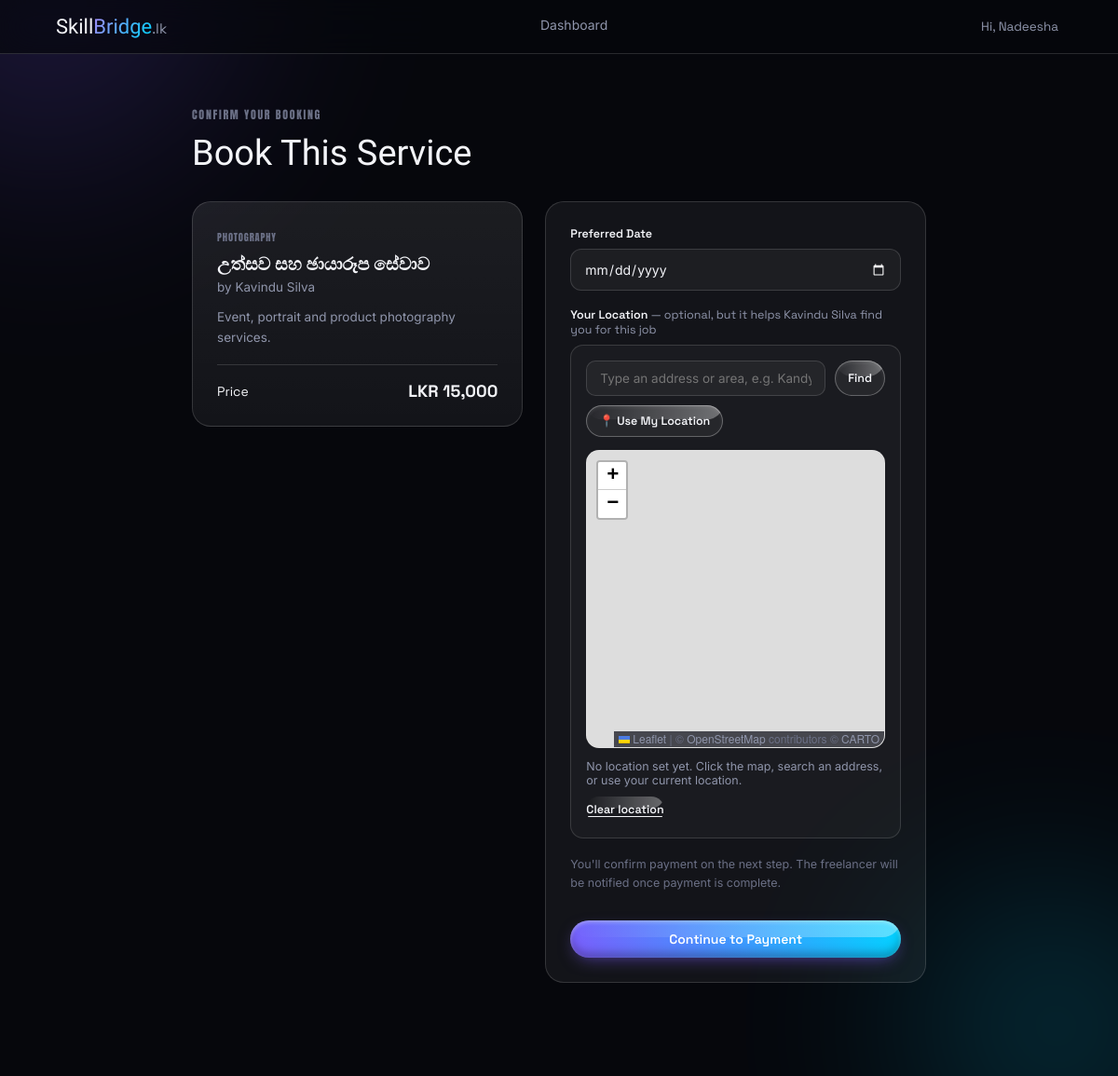
Page /sinhala/booking.php?service=2 (signed in) on the committed database.
### tables this page shows
CREATE TABLE `services` (
  `service_id` int(10) UNSIGNED NOT NULL,
  `profile_id` int(10) UNSIGNED NOT NULL,
  `category_id` int(10) UNSIGNED NOT NULL,
  `title` varchar(150) NOT NULL,
  `language` enum('tamil','english','sinhala') NOT NULL DEFAULT 'english',
  `price` decimal(10,2) NOT NULL,
  `description` text DEFAULT NULL,
  `is_active` tinyint(1) NOT NULL DEFAULT 1,
  `created_at` timestamp NOT NULL DEFAULT current_timestamp(),
  `updated_at` timestamp NOT NULL DEFAULT current_timestamp() ON UPDATE current_timestamp()
);

CREATE TABLE `categories` (
  `category_id` int(10) UNSIGNED NOT NULL,
  `category_key` varchar(60) NOT NULL,
  `category_name` varchar(100) NOT NULL
);

CREATE TABLE `users` (
  `user_id` int(10) UNSIGNED NOT NULL,
  `full_name` varchar(120) NOT NULL,
  `email` varchar(150) NOT NULL,
  `password_hash` varchar(255) NOT NULL,
  `role` enum('freelancer','client','admin') NOT NULL,
  `language_pref` enum('tamil','english','sinhala') NOT NULL DEFAULT 'english',
  `phone` varchar(20) DEFAULT NULL,
  `last_seen` timestamp NULL DEFAULT NULL,
  `photo_path` varchar(255) DEFAULT NULL,
  `is_active` tinyint(1) NOT NULL DEFAULT 1,
  `created_at` timestamp NOT NULL DEFAULT current_timestamp(),
  `updated_at` timestamp NOT NULL DEFAULT current_timestamp() ON UPDATE current_timestamp()
);

### sinhala/booking.php (the view, shortened to what this page needs)
<?php
require_once __DIR__ . '/session.php';
$dashboardHref = match ($_SESSION['role'] ?? '') {
    'freelancer' => 'dashboard.php',
    'admin'      => 'admin-dashboard.php',
    default      => 'client-dashboard.php',
};
$serviceId = (int) ($_GET['service'] ?? 0);
$service = null;
$dbError = false;
$dbErrorDetail = '';
try {
    $stmt = $pdo->prepare("
        SELECT s.service_id, s.title, s.price, s.description,
               fp.profile_id, u.user_id AS freelancer_user_id, u.full_name AS freelancer_name,
               c.category_name
        FROM services s
        JOIN freelancer_profiles fp ON s.profile_id = fp.profile_id
        JOIN users u                ON fp.user_id = u.user_id
        JOIN categories c           ON s.category_id = c.category_id
        WHERE s.service_id = :service_id AND s.is_active = 1
        LIMIT 1
    ");
    $stmt->execute(['service_id' => $serviceId]);
    $service = $stmt->fetch() ?: null;
} catch (PDOException $e) {
    error_log('SkillBridge booking.php error: ' . $e->getMessage());
    $dbError = true;
    $dbErrorDetail = $e->getMessage();
}
$isOwnService = $service && (int) $service['freelancer_user_id'] === (int) $_SESSION['user_id'];
?>
<!DOCTYPE html>
<html lang="en">
<head>
<link rel="stylesheet" href="assets/css/booking.css">
<link rel="stylesheet" href="assets/css/dashboard.css">
<link rel="stylesheet" href="https://unpkg.com/leaflet@1.9.4/dist/leaflet.css">
</head>
<body>
<div class="scene" aria-hidden="true">
  <div class="orb orb-violet"></div>
  <div class="orb orb-cyan"></div>
</div>
<header class="nav">
  <div class="nav-inner">
    <a href="index(ENG).html" class="brand-mark">Skill<span class="brand-accent">Bridge</span><span class="brand-tld">.lk</span></a>
    <nav class="nav-links">
      <a href="<?php echo $dashboardHref; ?>">Dashboard</a>
    </nav>
    <span class="nav-hello">Hi, <?php echo htmlspecialchars(explode(' ', $_SESSION['full_name'])[0], ENT_QUOTES); ?></span>
  </div>
</header>
<main class="flow-page">
  <?php if ($dbError): ?>
    <div class="empty-state">
      <div class="empty-glyph">!</div>
      <h3>Couldn't load this service</h3>
      <p>Something went wrong reaching the database. Please try again shortly.</p>
      <?php if (isset($_GET['debug'])): ?>
        <p class="debug-detail"><?php echo htmlspecialchars($dbErrorDetail, ENT_QUOTES); ?></p>
      <?php endif; ?>
    </div>
  <?php else: ?>
    <p class="eyebrow">Confirm Your Booking</p>
    <h1 class="flow-title">Book This Service</h1>
    <div class="flow-grid">
      <aside class="summary-card">
        <span class="summary-category"><?php echo htmlspecialchars($service['category_name'], ENT_QUOTES); ?></span>
        <h3><?php echo htmlspecialchars($service['title'], ENT_QUOTES); ?></h3>
        <p class="summary-freelancer">by <?php echo htmlspecialchars($service['freelancer_name'], ENT_QUOTES); ?></p>
        <?php if (!empty($service['description'])): ?>
          <p class="summary-desc"><?php echo htmlspecialchars($service['description'], ENT_QUOTES); ?></p>
        <?php endif; ?>
        <div class="summary-price-row">
          <span>Price</span>
          <span class="summary-price">LKR <?php echo number_format((float) $service['price'], 0); ?></span>
        </div>
      </aside>
      <section class="flow-form">
        <form method="POST" action="booking.php?service=<?php echo (int) $service['service_id']; ?>">
          <div class="field">
            <label for="bookingDate">Preferred Date</label>
            <input type="date" id="bookingDate" name="booking_date" min="<?php echo date('Y-m-d'); ?>" value="<?php echo htmlspecialchars($_POST['booking_date'] ?? '', ENT_QUOTES); ?>" required>
          </div>
          <div class="field">
            <label>Your Location <span class="field-hint">— optional, but it helps <?php echo htmlspecialchars($service['freelancer_name'], ENT_QUOTES); ?> find you for this job</span></label>
            <div class="location-picker">
              <div class="location-search-row">
                <input type="text" id="locationSearchBox" placeholder="Type an address or area, e.g. Kandy, Sri Lanka">
                <button type="button" id="locationSearchBtn" class="btn btn-outline btn-sm">Find</button>
                <button type="button" id="useMyLocationBtn" class="btn btn-outline btn-sm">📍 Use My Location</button>
              </div>
              <div id="locationMap" class="location-map" role="group" aria-label="Click the map to set your location"></div>
              <p id="locationStatus" class="location-status">No location set yet. Click the map, search an address, or use your current location.</p>
              <button type="button" id="clearLocationBtn" class="btn btn-ghost btn-sm">Clear location</button>
            </div>
          </div>
          <p class="flow-note">You'll confirm payment on the next step. The freelancer will be notified once payment is complete.</p>
          <button type="submit" class="btn btn-primary btn-lg btn-block">Continue to Payment</button>
        </form>
      </section>
    </div>
  <?php endif; ?>
</main>
</body>
</html>

### rows in the picture
services: category.category_name "PHOTOGRAPHY", title "උත්සව සහ ඡායාරූප සේවාව", users.full_name "Kavindu Silva", description "Event, portrait and product photography services.", price "15,000"

### other values in the picture
explode(' ', $_SESSION['full_name'])[0] "Nadeesha"
